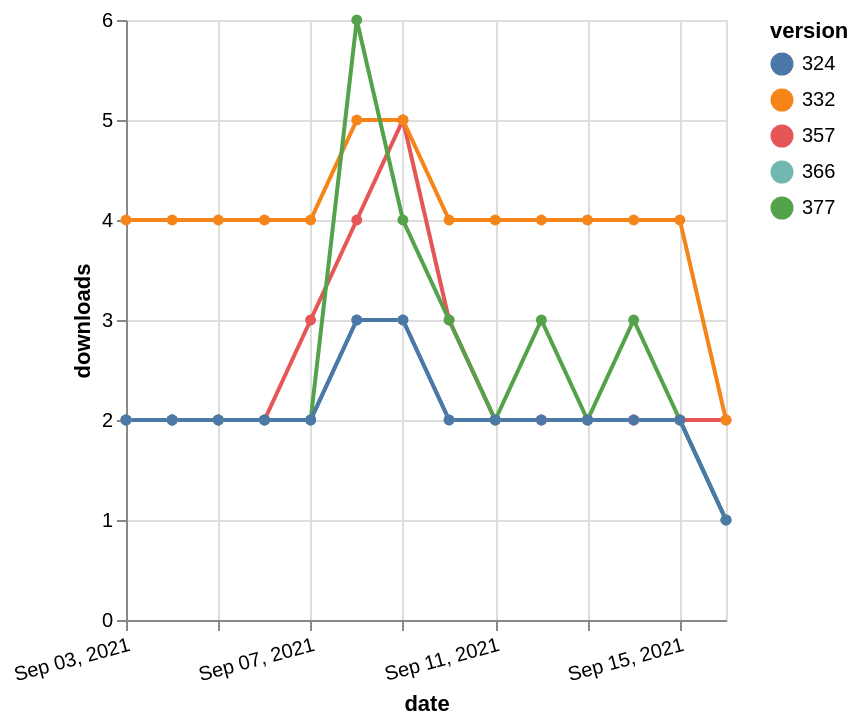

Vega-Lite specification stored for this chart:
### Vega-Lite specification from a JSON file in a GitHub repository (floating-point values rounded to 4 significant figures)
{"$schema": "https://vega.github.io/schema/vega-lite/v5.json", "description": "A simple bar chart with embedded data.", "data": {"values": [{"date": "2021-09-03", "total": 2323, "delta": 2, "version": "366"}, {"date": "2021-09-04", "total": 2325, "delta": 2, "version": "366"}, {"date": "2021-09-05", "total": 2327, "delta": 2, "version": "366"}, {"date": "2021-09-06", "total": 2329, "delta": 2, "version": "366"}, {"date": "2021-09-07", "total": 2331, "delta": 2, "version": "366"}, {"date": "2021-09-08", "total": 2334, "delta": 3, "version": "366"}, {"date": "2021-09-09", "total": 2337, "delta": 3, "version": "366"}, {"date": "2021-09-10", "total": 2339, "delta": 2, "version": "366"}, {"date": "2021-09-11", "total": 2341, "delta": 2, "version": "366"}, {"date": "2021-09-12", "total": 2343, "delta": 2, "version": "366"}, {"date": "2021-09-13", "total": 2345, "delta": 2, "version": "366"}, {"date": "2021-09-14", "total": 2347, "delta": 2, "version": "366"}, {"date": "2021-09-15", "total": 2349, "delta": 2, "version": "366"}, {"date": "2021-09-16", "total": 2350, "delta": 1, "version": "366"}, {"date": "2021-09-03", "total": 2945, "delta": 2, "version": "357"}, {"date": "2021-09-04", "total": 2947, "delta": 2, "version": "357"}, {"date": "2021-09-05", "total": 2949, "delta": 2, "version": "357"}, {"date": "2021-09-06", "total": 2951, "delta": 2, "version": "357"}, {"date": "2021-09-07", "total": 2954, "delta": 3, "version": "357"}, {"date": "2021-09-08", "total": 2958, "delta": 4, "version": "357"}, {"date": "2021-09-09", "total": 2963, "delta": 5, "version": "357"}, {"date": "2021-09-10", "total": 2966, "delta": 3, "version": "357"}, {"date": "2021-09-11", "total": 2968, "delta": 2, "version": "357"}, {"date": "2021-09-12", "total": 2970, "delta": 2, "version": "357"}, {"date": "2021-09-13", "total": 2972, "delta": 2, "version": "357"}, {"date": "2021-09-14", "total": 2974, "delta": 2, "version": "357"}, {"date": "2021-09-15", "total": 2976, "delta": 2, "version": "357"}, {"date": "2021-09-16", "total": 2978, "delta": 2, "version": "357"}, {"date": "2021-09-03", "total": 5128, "delta": 4, "version": "332"}, {"date": "2021-09-04", "total": 5132, "delta": 4, "version": "332"}, {"date": "2021-09-05", "total": 5136, "delta": 4, "version": "332"}, {"date": "2021-09-06", "total": 5140, "delta": 4, "version": "332"}, {"date": "2021-09-07", "total": 5144, "delta": 4, "version": "332"}, {"date": "2021-09-08", "total": 5149, "delta": 5, "version": "332"}, {"date": "2021-09-09", "total": 5154, "delta": 5, "version": "332"}, {"date": "2021-09-10", "total": 5158, "delta": 4, "version": "332"}, {"date": "2021-09-11", "total": 5162, "delta": 4, "version": "332"}, {"date": "2021-09-12", "total": 5166, "delta": 4, "version": "332"}, {"date": "2021-09-13", "total": 5170, "delta": 4, "version": "332"}, {"date": "2021-09-14", "total": 5174, "delta": 4, "version": "332"}, {"date": "2021-09-15", "total": 5178, "delta": 4, "version": "332"}, {"date": "2021-09-16", "total": 5180, "delta": 2, "version": "332"}, {"date": "2021-09-03", "total": 2141, "delta": 2, "version": "377"}, {"date": "2021-09-04", "total": 2143, "delta": 2, "version": "377"}, {"date": "2021-09-05", "total": 2145, "delta": 2, "version": "377"}, {"date": "2021-09-06", "total": 2147, "delta": 2, "version": "377"}, {"date": "2021-09-07", "total": 2149, "delta": 2, "version": "377"}, {"date": "2021-09-08", "total": 2155, "delta": 6, "version": "377"}, {"date": "2021-09-09", "total": 2159, "delta": 4, "version": "377"}, {"date": "2021-09-10", "total": 2162, "delta": 3, "version": "377"}, {"date": "2021-09-11", "total": 2164, "delta": 2, "version": "377"}, {"date": "2021-09-12", "total": 2167, "delta": 3, "version": "377"}, {"date": "2021-09-13", "total": 2169, "delta": 2, "version": "377"}, {"date": "2021-09-14", "total": 2172, "delta": 3, "version": "377"}, {"date": "2021-09-15", "total": 2174, "delta": 2, "version": "377"}, {"date": "2021-09-16", "total": 2175, "delta": 1, "version": "377"}, {"date": "2021-09-03", "total": 2685, "delta": 2, "version": "324"}, {"date": "2021-09-04", "total": 2687, "delta": 2, "version": "324"}, {"date": "2021-09-05", "total": 2689, "delta": 2, "version": "324"}, {"date": "2021-09-06", "total": 2691, "delta": 2, "version": "324"}, {"date": "2021-09-07", "total": 2693, "delta": 2, "version": "324"}, {"date": "2021-09-08", "total": 2696, "delta": 3, "version": "324"}, {"date": "2021-09-09", "total": 2699, "delta": 3, "version": "324"}, {"date": "2021-09-10", "total": 2701, "delta": 2, "version": "324"}, {"date": "2021-09-11", "total": 2703, "delta": 2, "version": "324"}, {"date": "2021-09-12", "total": 2705, "delta": 2, "version": "324"}, {"date": "2021-09-13", "total": 2707, "delta": 2, "version": "324"}, {"date": "2021-09-14", "total": 2709, "delta": 2, "version": "324"}, {"date": "2021-09-15", "total": 2711, "delta": 2, "version": "324"}, {"date": "2021-09-16", "total": 2712, "delta": 1, "version": "324"}]}, "width": "container", "mark": {"type": "line", "point": {"filled": true}}, "encoding": {"x": {"field": "date", "type": "temporal", "timeUnit": "yearmonthdate", "title": "date", "axis": {"labelAngle": -15}}, "y": {"field": "delta", "type": "quantitative", "title": "downloads"}, "color": {"field": "version", "type": "nominal"}, "tooltip": {"field": "delta"}}}
